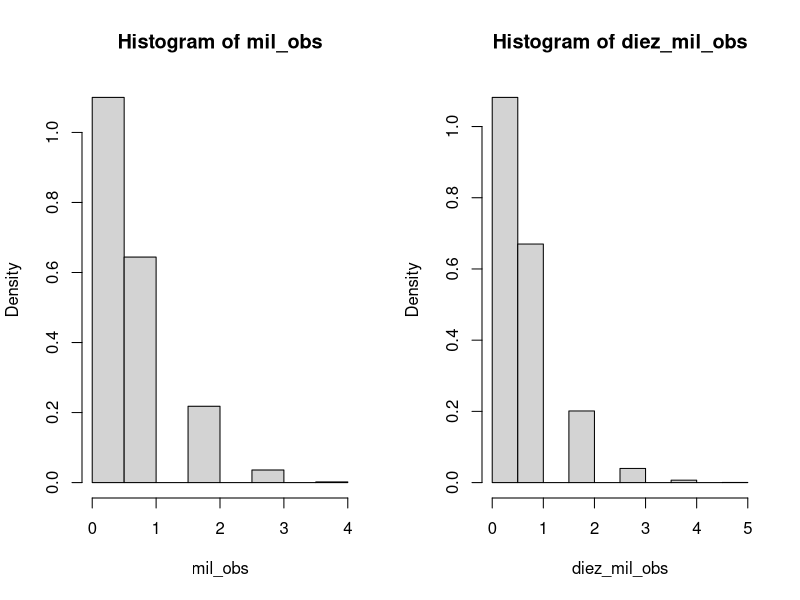

The R script that drew this image:
# problema 3
require(plotrix)
# generamos 1000 observaciones de una poison con lambda=0.61
mil_obs <- rpois(1000, 0.61)
# desplegamos su media
mean(mil_obs)
# desplegamos su varianza
var(mil_obs)

# generamos 10000 observaciones de una poison con lambda=0.61
diez_mil_obs <- rpois(10000, 0.61)
# desplegamos su media
mean(diez_mil_obs)
# desplegamos su varianza
var(diez_mil_obs)

# imprimimos la función de masa de probabilidad
par(mfrow=c(1,2))
hist(mil_obs, freq=FALSE)
hist(diez_mil_obs, freq=FALSE)
